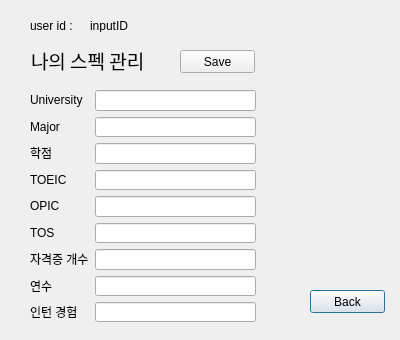
<?xml version="1.0" encoding="UTF-8"?>
<ui version="4.0">
 <class>ManagingSpec</class>
 <widget class="QDialog" name="ManagingSpec">
  <property name="geometry">
   <rect>
    <x>0</x>
    <y>0</y>
    <width>400</width>
    <height>340</height>
   </rect>
  </property>
  <property name="windowTitle">
   <string>Dialog</string>
  </property>
  <widget class="QLabel" name="label_userid">
   <property name="geometry">
    <rect>
     <x>30</x>
     <y>20</y>
     <width>56</width>
     <height>12</height>
    </rect>
   </property>
   <property name="text">
    <string>user id :</string>
   </property>
  </widget>
  <widget class="QLabel" name="label_inputID">
   <property name="geometry">
    <rect>
     <x>90</x>
     <y>20</y>
     <width>56</width>
     <height>12</height>
    </rect>
   </property>
   <property name="text">
    <string>inputID</string>
   </property>
  </widget>
  <widget class="QPushButton" name="pushButton_back">
   <property name="geometry">
    <rect>
     <x>310</x>
     <y>290</y>
     <width>75</width>
     <height>23</height>
    </rect>
   </property>
   <property name="text">
    <string>Back</string>
   </property>
  </widget>
  <widget class="QWidget" name="layoutWidget">
   <property name="geometry">
    <rect>
     <x>30</x>
     <y>90</y>
     <width>226</width>
     <height>232</height>
    </rect>
   </property>
   <layout class="QHBoxLayout" name="horizontalLayout">
    <item>
     <layout class="QVBoxLayout" name="verticalLayout">
      <item>
       <widget class="QLabel" name="label_2">
        <property name="text">
         <string>University</string>
        </property>
       </widget>
      </item>
      <item>
       <widget class="QLabel" name="label_3">
        <property name="text">
         <string>Major</string>
        </property>
       </widget>
      </item>
      <item>
       <widget class="QLabel" name="label_4">
        <property name="text">
         <string>학점</string>
        </property>
       </widget>
      </item>
      <item>
       <widget class="QLabel" name="label_5">
        <property name="text">
         <string>TOEIC</string>
        </property>
       </widget>
      </item>
      <item>
       <widget class="QLabel" name="label_6">
        <property name="text">
         <string>OPIC</string>
        </property>
       </widget>
      </item>
      <item>
       <widget class="QLabel" name="label_7">
        <property name="text">
         <string>TOS</string>
        </property>
       </widget>
      </item>
      <item>
       <widget class="QLabel" name="label_8">
        <property name="text">
         <string>자격증 개수</string>
        </property>
       </widget>
      </item>
      <item>
       <widget class="QLabel" name="label_10">
        <property name="text">
         <string>연수</string>
        </property>
       </widget>
      </item>
      <item>
       <widget class="QLabel" name="label_9">
        <property name="text">
         <string>인턴 경험</string>
        </property>
       </widget>
      </item>
     </layout>
    </item>
    <item>
     <layout class="QVBoxLayout" name="verticalLayout_2">
      <item>
       <widget class="QLineEdit" name="lineEdit_university"/>
      </item>
      <item>
       <widget class="QLineEdit" name="lineEdit_major"/>
      </item>
      <item>
       <widget class="QLineEdit" name="lineEdit_grade"/>
      </item>
      <item>
       <widget class="QLineEdit" name="lineEdit_toeic"/>
      </item>
      <item>
       <widget class="QLineEdit" name="lineEdit_opic"/>
      </item>
      <item>
       <widget class="QLineEdit" name="lineEdit_tos"/>
      </item>
      <item>
       <widget class="QLineEdit" name="lineEdit_numberofcirtificate"/>
      </item>
      <item>
       <widget class="QLineEdit" name="lineEdit_langstudy"/>
      </item>
      <item>
       <widget class="QLineEdit" name="lineEdit_numberofintern"/>
      </item>
     </layout>
    </item>
   </layout>
  </widget>
  <widget class="QLabel" name="label">
   <property name="geometry">
    <rect>
     <x>31</x>
     <y>40</y>
     <width>141</width>
     <height>41</height>
    </rect>
   </property>
   <property name="font">
    <font>
     <family>휴먼둥근헤드라인</family>
     <pointsize>14</pointsize>
    </font>
   </property>
   <property name="text">
    <string>나의 스펙 관리</string>
   </property>
  </widget>
  <widget class="QPushButton" name="pushButton_save">
   <property name="geometry">
    <rect>
     <x>180</x>
     <y>50</y>
     <width>75</width>
     <height>23</height>
    </rect>
   </property>
   <property name="text">
    <string>Save</string>
   </property>
  </widget>
 </widget>
 <resources/>
 <connections/>
</ui>
